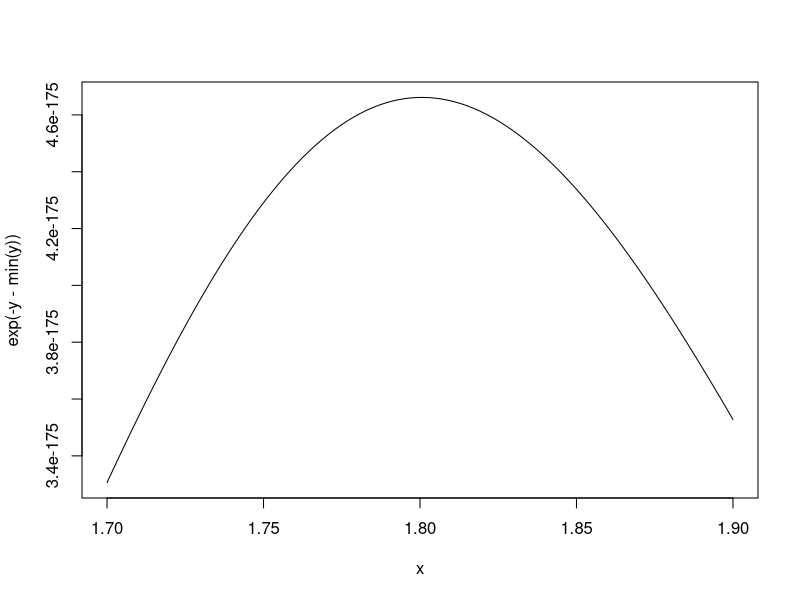

Reproduce this figure in R.
# write a constructor function
# minimize by default in R
# this is the objective function to optimize for
make.NegLogLik <- function(data, fixed = c(FALSE,FALSE)) {
  params <- fixed
  function(p) {
    params[!fixed] <- p
    mu <- params[1]
    sigma <- params[2]
    a <- -0.5*length(data) * log(2*pi*sigma^2)
    b <- -0.5*sum((data-mu)^2) / (sigma^2)
    -(a + b)
  }
}

set.seed(1)
normals <- rnorm(100, 1, 2)

nLL <- make.NegLogLik(normals)
nLL
ls(environment(nLL)) # free variables, defined in defining environments

optim( c(mu = 0, sigma = 1), nLL)$par

# or fix sigma = 2
nLL <- make.NegLogLik(normals,c(FALSE,2))
optimize(nLL, c(-1, 3))$minimum


### plotting the likelihood
nLL <- make.NegLogLik(normals, c(1, FALSE))
x <- seq(1.7, 1.9, length = 100)
y <- sapply(x, nLL)
plot(x,exp( - y -min(y)), type = 'l')

